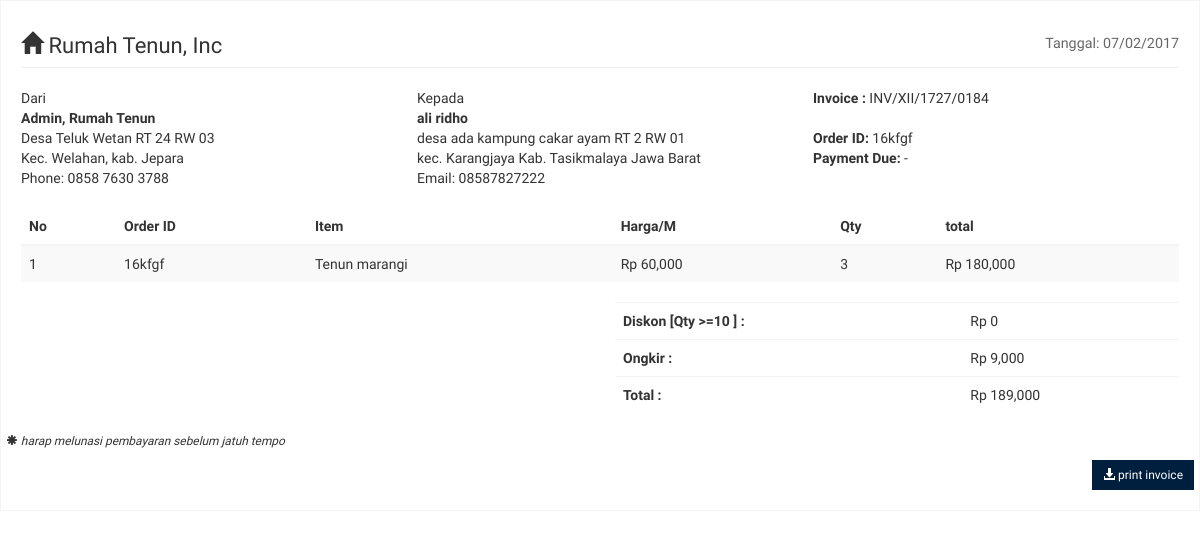
Screenshot of /invoice.php?id=16kfgf with the database file from the repository.
### tables this page shows
CREATE TABLE `penjualan` (
  `kode` varchar(30) NOT NULL,
  `tanggal` date NOT NULL,
  `nama_barang` varchar(20) NOT NULL,
  `harga_jual` int(6) NOT NULL,
  `jumlah` int(3) NOT NULL,
  `total_harga` int(7) NOT NULL,
  `laba` int(9) NOT NULL,
  `status` enum('ok','pending') NOT NULL,
  `input_oleh` varchar(20) DEFAULT NULL,
  PRIMARY KEY (`kode`)
);

CREATE TABLE `pembeli` (
  `kode` varchar(10) NOT NULL,
  `nama` varchar(30) NOT NULL,
  `kontak` varchar(30) NOT NULL,
  `prov` varchar(40) NOT NULL,
  `kab` varchar(40) NOT NULL,
  `kec` varchar(30) NOT NULL,
  `alamat2` text NOT NULL,
  `kurir` enum('jne','tiki','pos_indo') NOT NULL,
  `resi` varchar(15) NOT NULL,
  PRIMARY KEY (`kode`)
);

### invoice.php (the view, shortened to what this page needs)
<?php
include 'koneksi.php';
$kode=$_GET['id'];
$sql = "SELECT penjualan.kode AS kode2,nama_barang,harga_jual,jumlah,total_harga,nama,alamat2,kec,kab,prov,kontak FROM penjualan INNER JOIN pembeli ON penjualan.kode=pembeli.kode WHERE penjualan.kode='$kode'";
$tampil =mysqli_query($link,$sql);
$r=mysqli_fetch_assoc($tampil);
?>
<!DOCTYPE html>
<html>
<head>
	<link rel="stylesheet" href="bootstrap/css/bootstrap.min.css">
	<link rel="stylesheet" href="dist/css/AdminLTE.min.css">
</head>
<body>
    <section class="invoice">
      <div class="row">
        <div class="col-xs-12">
          <h2 class="page-header">
            <span class="glyphicon glyphicon-home"></span> Rumah Tenun, Inc
            <small class="pull-right">Tanggal: <?php echo date('d/m/Y'); ?></small>
          </h2>
        </div>
      </div>
      <div class="row invoice-info">
        <div class="col-sm-4 invoice-col">
          Dari
          <address>
            <strong>Admin, Rumah Tenun</strong><br>
            Desa Teluk Wetan RT 24 RW 03<br>
            Kec. Welahan, kab. Jepara<br>
            Phone: 0858 7630 3788
          </address>
        </div>
        <div class="col-sm-4 invoice-col">
          Kepada
          <address>
            <strong><?php echo $r['nama']; ?></strong><br>
            <?php echo $r['alamat2']; ?><br>
            <?php echo 'kec. '.$r['kec'].' '.$r['kab'].' '.$r['prov']; ?><br>
            Email: <?php echo $r['kontak']; ?>
          </address>
        </div>
        <div class="col-sm-4 invoice-col">
          <b>Invoice : </b>INV/XII/<?php echo date('ynj').'/0'.substr(time(),-4,3); ?><br>
          <br>
          <b>Order ID:</b> <?php echo $r['kode2']; ?><br>
          <b>Payment Due:</b> -<br>
        </div>
      </div>
      <div class="row">
        <div class="col-xs-12 table-responsive">
          <table class="table table-striped">
            <thead>
            <tr>
              <th>No</th>
              <th>Order ID</th>
              <th>Item</th>
              <th>Harga/M</th>
              <th>Qty</th>
              <th>total</th>
            </tr>
            </thead>
            <tbody>
            <tr>
              <td><?php echo 1; ?></td>
              <td><?php echo $r['kode2']; ?></td>
              <td><?php echo 'Tenun '.$r['nama_barang']; ?></td>
              <td><?php echo 'Rp '.number_format($r['harga_jual']); ?></td>
              <td><?php echo $r['jumlah']; ?></td>
              <td><?php echo 'Rp '.number_format($r['total_harga']); ?></td>
            </tr>
            </tbody>
          </table>
        </div>
      </div>
      <div class="row">
        <div class="col-md-offset-6 col-xs-6">
          <div class="table-responsive">
            <table class="table table-borderless">
              <tr>
                <th>Diskon [Qty >=10 ] : </th>
                <td>Rp 0</td>
              </tr>
              <tr>
                <th>Ongkir : </th>
                <td>Rp 9,000</td>
              </tr>
              <tr>
                <th>Total : </th>
                <td><?php echo 'Rp '.number_format($r['total_harga']+9000); ?></td>
              </tr>
            </table>
          </div>
        </div>
      <div class="row no-print">
        <div class="col-xs-12">
          <i><p class="small"><span class="glyphicon glyphicon-asterisk"></span> harap melunasi pembayaran sebelum jatuh tempo</p></i>
          <button type="button" class="btn bg-navy btn-sm btn-flat pull-right" onclick="window.print()">
            <span class="glyphicon glyphicon-download-alt"></span> print invoice
          </button>
        </div>
      </div>
    </section>
</body>
</html>

### rows the page displays
penjualan: pembeli.nama "ali ridho", pembeli.alamat2 "desa ada kampung cakar ayam RT 2 RW 01", pembeli.kec "Karangjaya", pembeli.kab "Kab. Tasikmalaya", pembeli.prov "Jawa Barat", pembeli.kontak "08587827222", kode "16kfgf", nama_barang "marangi", harga_jual "60,000", jumlah "3", total_harga "180,000", $r['total_harga']+9000 "189,000"
